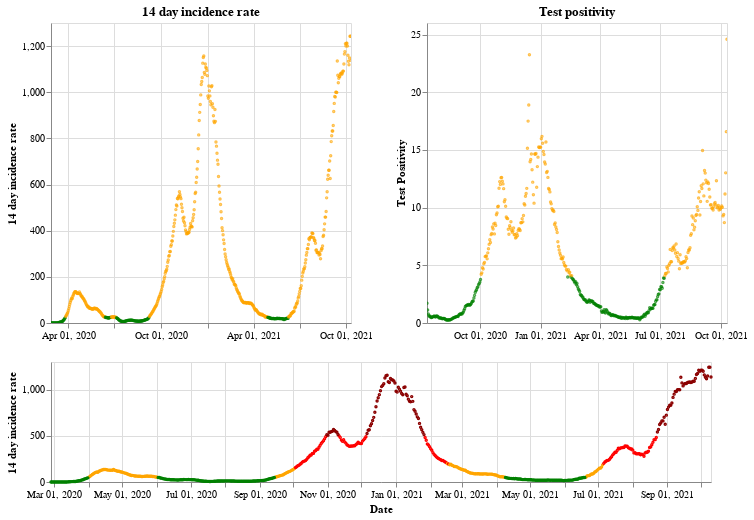

Here is the notebook cell this chart was saved with:
### Markdown cell above
## Wales

### Code cell
plot_traffic_light('Wales')

### Figure 1 — Vega-Lite specification as saved in the notebook (floating-point values rounded to 4 significant figures; data arrays with more than 128 entries replaced by an {"elided": "..."} marker saying what was removed)
{"config": {"view": {"continuousWidth": 400, "continuousHeight": 300}}, "vconcat": [{"hconcat": [{"mark": {"type": "point", "size": 2}, "encoding": {"color": {"condition": {"value": "green", "test": "(datum.twoWeeklyCasesRate <= 25)"}, "value": "orange"}, "tooltip": [{"type": "nominal", "field": "areaName"}, {"type": "temporal", "field": "date"}, {"type": "quantitative", "field": "twoWeeklyCasesRate"}, {"type": "quantitative", "field": "testPositivity"}], "x": {"type": "temporal", "axis": {"title": ""}, "field": "date", "scale": {"domain": {"selection": "DateBrush"}}, "timeUnit": "yearmonthdate"}, "y": {"type": "quantitative", "axis": {"title": "14 day incidence rate"}, "field": "twoWeeklyCasesRate"}}, "title": "14 day incidence rate", "width": 300}, {"mark": {"type": "point", "size": 2}, "encoding": {"color": {"condition": {"value": "green", "test": "(datum.testPositivity <= 4)"}, "value": "orange"}, "tooltip": [{"type": "nominal", "field": "areaName"}, {"type": "temporal", "field": "date"}, {"type": "quantitative", "field": "twoWeeklyCasesRate"}, {"type": "quantitative", "field": "testPositivity"}], "x": {"type": "temporal", "axis": {"title": ""}, "field": "date", "scale": {"domain": {"selection": "DateBrush"}}, "timeUnit": "yearmonthdate"}, "y": {"type": "quantitative", "axis": {"title": "Test Positivity"}, "field": "testPositivity"}}, "title": "Test positivity", "width": 300}]}, {"layer": [{"mark": {"type": "point", "size": 2}, "encoding": {"color": {"condition": {"value": "orange", "test": "(((datum.testPositivity < 4) && (datum.twoWeeklyCasesRate >= 50)) && (datum.twoWeeklyCasesRate < 200))"}, "value": "red"}, "opacity": {"condition": {"value": 1, "test": "((datum.twoWeeklyCasesRate >= 50) && (datum.twoWeeklyCasesRate < 500))"}, "value": 0}, "tooltip": [{"type": "nominal", "field": "areaName"}, {"type": "temporal", "field": "date"}, {"type": "quantitative", "field": "twoWeeklyCasesRate"}, {"type": "quantitative", "field": "testPositivity"}], "x": {"type": "temporal", "axis": {"title": "Date"}, "field": "date", "timeUnit": "yearmonthdate"}, "y": {"type": "quantitative", "axis": {"title": "14 day incidence rate"}, "field": "twoWeeklyCasesRate"}}, "selection": {"DateBrush": {"type": "interval", "encodings": ["x"], "fields": ["Time"]}}}, {"mark": {"type": "point", "size": 2}, "encoding": {"color": {"value": "darkred"}, "opacity": {"condition": {"value": 1, "test": "(datum.twoWeeklyCasesRate >= 500)"}, "value": 0}, "tooltip": [{"type": "nominal", "field": "areaName"}, {"type": "temporal", "field": "date"}, {"type": "quantitative", "field": "twoWeeklyCasesRate"}, {"type": "quantitative", "field": "testPositivity"}], "x": {"type": "temporal", "axis": {"title": "Date"}, "field": "date", "timeUnit": "yearmonthdate"}, "y": {"type": "quantitative", "axis": {"title": "14 day incidence rate"}, "field": "twoWeeklyCasesRate"}}}, {"mark": {"type": "point", "size": 2}, "encoding": {"color": {"condition": {"value": "green", "test": "((datum.testPositivity < 4) && (datum.twoWeeklyCasesRate < 50))"}, "value": "orange"}, "opacity": {"condition": {"value": 1, "test": "(datum.twoWeeklyCasesRate < 50)"}, "value": 0}, "tooltip": [{"type": "nominal", "field": "areaName"}, {"type": "temporal", "field": "date"}, {"type": "quantitative", "field": "twoWeeklyCasesRate"}, {"type": "quantitative", "field": "testPositivity"}], "x": {"type": "temporal", "axis": {"title": "Date"}, "field": "date", "timeUnit": "yearmonthdate"}, "y": {"type": "quantitative", "axis": {"title": "14 day incidence rate"}, "field": "twoWeeklyCasesRate"}}}], "height": 120, "width": 660}], "data": {"name": "data-2af5b21cace9436a90e201f97c385596"}, "$schema": "https://vega.github.io/schema/vega-lite/v4.8.1.json", "datasets": {"data-2af5b21cace9436a90e201f97c385596": {"elided": "592 records"}}}
